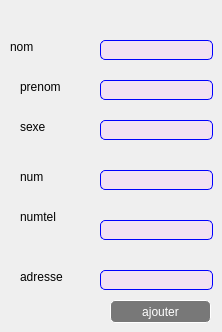
      <widget class="QWidget" name="tab_34">
       <attribute name="title">
        <string>ajouter</string>
       </attribute>
       <widget class="QLineEdit" name="lineEdit_40">
        <property name="geometry">
         <rect>
          <x>100</x>
          <y>40</y>
          <width>113</width>
          <height>20</height>
         </rect>
        </property>
        <property name="styleSheet">
         <string notr="true">QLineEdit{
background-color:rgba(255,170,255,20%);
border:1 solid blue;
border-radius:5px;
color:black;
}</string>
        </property>
       </widget>
       <widget class="QLineEdit" name="lineEdit_42">
        <property name="geometry">
         <rect>
          <x>100</x>
          <y>80</y>
          <width>113</width>
          <height>20</height>
         </rect>
        </property>
        <property name="styleSheet">
         <string notr="true">QLineEdit{
background-color:rgba(255,170,255,20%);
border:1 solid blue;
border-radius:5px;
color:black;
}</string>
        </property>
       </widget>
       <widget class="QLineEdit" name="lineEdit_43">
        <property name="geometry">
         <rect>
          <x>100</x>
          <y>120</y>
          <width>113</width>
          <height>20</height>
         </rect>
        </property>
        <property name="styleSheet">
         <string notr="true">QLineEdit{
background-color:rgba(255,170,255,20%);
border:1 solid blue;
border-radius:5px;
color:black;
}</string>
        </property>
       </widget>
       <widget class="QLineEdit" name="lineEdit_45">
        <property name="geometry">
         <rect>
          <x>100</x>
          <y>170</y>
          <width>113</width>
          <height>20</height>
         </rect>
        </property>
        <property name="styleSheet">
         <string notr="true">QLineEdit{
background-color:rgba(255,170,255,20%);
border:1 solid blue;
border-radius:5px;
color:black;
}</string>
        </property>
       </widget>
       <widget class="QLineEdit" name="lineEdit_46">
        <property name="geometry">
         <rect>
          <x>100</x>
          <y>220</y>
          <width>113</width>
          <height>20</height>
         </rect>
        </property>
        <property name="styleSheet">
         <string notr="true">QLineEdit{
background-color:rgba(255,170,255,20%);
border:1 solid blue;
border-radius:5px;
color:black;
}</string>
        </property>
       </widget>
       <widget class="QLineEdit" name="lineEdit_47">
        <property name="geometry">
         <rect>
          <x>100</x>
          <y>270</y>
          <width>113</width>
          <height>20</height>
         </rect>
        </property>
        <property name="styleSheet">
         <string notr="true">QLineEdit{
background-color:rgba(255,170,255,20%);
border:1 solid blue;
border-radius:5px;
color:black;
}</string>
        </property>
       </widget>
       <widget class="QLabel" name="label_48">
        <property name="geometry">
         <rect>
          <x>10</x>
          <y>40</y>
          <width>47</width>
          <height>14</height>
         </rect>
        </property>
        <property name="text">
         <string>nom</string>
        </property>
       </widget>
       <widget class="QLabel" name="label_49">
        <property name="geometry">
         <rect>
          <x>20</x>
          <y>80</y>
          <width>47</width>
          <height>14</height>
         </rect>
        </property>
        <property name="text">
         <string>prenom</string>
        </property>
       </widget>
       <widget class="QLabel" name="label_50">
        <property name="geometry">
         <rect>
          <x>20</x>
          <y>120</y>
          <width>47</width>
          <height>14</height>
         </rect>
        </property>
        <property name="text">
         <string>sexe</string>
        </property>
       </widget>
       <widget class="QLabel" name="label_51">
        <property name="geometry">
         <rect>
          <x>20</x>
          <y>170</y>
          <width>47</width>
          <height>14</height>
         </rect>
        </property>
        <property name="text">
         <string>num</string>
        </property>
       </widget>
       <widget class="QLabel" name="label_52">
        <property name="geometry">
         <rect>
          <x>20</x>
          <y>210</y>
          <width>47</width>
          <height>14</height>
         </rect>
        </property>
        <property name="text">
         <string>numtel</string>
        </property>
       </widget>
       <widget class="QLabel" name="label_55">
        <property name="geometry">
         <rect>
          <x>20</x>
          <y>270</y>
          <width>47</width>
          <height>14</height>
         </rect>
        </property>
        <property name="text">
         <string>adresse</string>
        </property>
       </widget>
       <widget class="QPushButton" name="pushButton_35">
        <property name="geometry">
         <rect>
          <x>110</x>
          <y>300</y>
          <width>101</width>
          <height>23</height>
         </rect>
        </property>
        <property name="styleSheet">
         <string notr="true">QPushButton{
background-color:rgba(0,0,0,50%);
color:white;
border:1 solid white;
border-radius: 5px;
}
QPushButton:hover{
background-color:rgba(255,0,0,50%);
color:black;
}</string>
        </property>
        <property name="text">
         <string>ajouter</string>
        </property>
       </widget>
      </widget>
